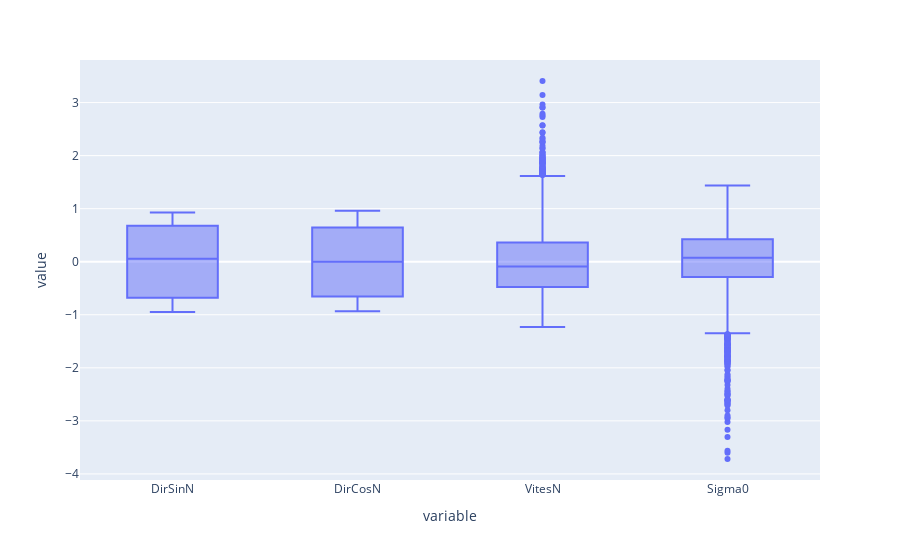

The notebook cell this image was saved under:
### Code cell
import plotly.express as px
df = px.data.tips()
fig = px.box(df_train)
fig.show()

### Figure 1 — Plotly figure (JSON) as saved in the notebook; plotly's stock layout.template omitted (floating-point values rounded to 4 significant figures; data arrays with more than 128 entries replaced by an {"elided": "..."} marker saying what was removed)
{"data": [{"alignmentgroup": "True", "hovertemplate": "variable=%{x}<br>value=%{y}<extra></extra>", "legendgroup": "", "marker": {"color": "#636efa"}, "name": "", "notched": false, "offsetgroup": "", "orientation": "v", "showlegend": false, "type": "box", "x": {"elided": "10980 str values"}, "x0": " ", "xaxis": "x", "y": {"elided": "10980 float values"}, "y0": " ", "yaxis": "y"}], "layout": {"boxmode": "group", "legend": {"tracegroupgap": 0}, "margin": {"t": 60}, "xaxis": {"anchor": "y", "domain": [0, 1], "title": {"text": "variable"}}, "yaxis": {"anchor": "x", "domain": [0, 1], "title": {"text": "value"}}}}
